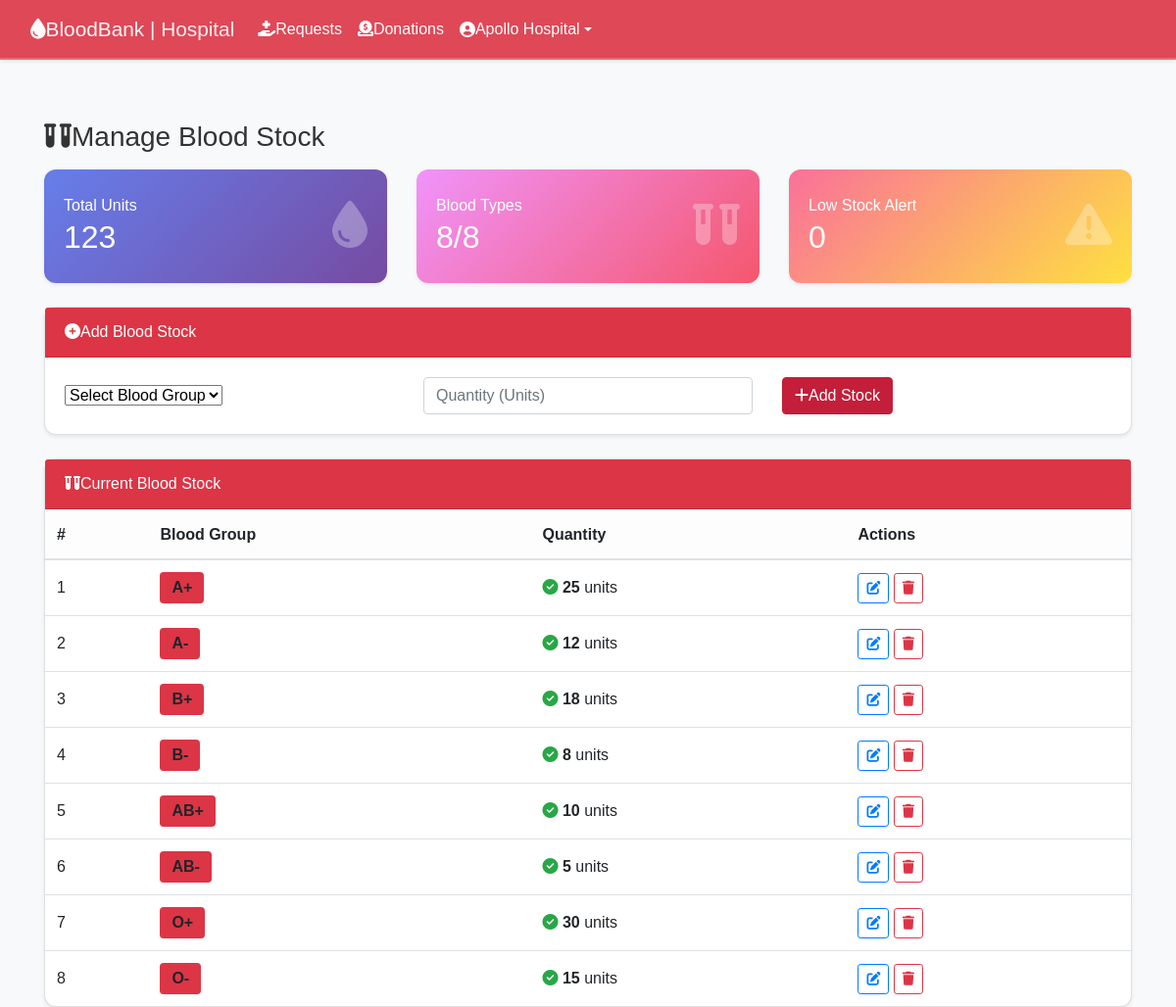
The app's page /hospital/stock.php (signed in) with its own data.
### tables this page shows
CREATE TABLE `blood_stock` (
  `stock_id` int(11) NOT NULL AUTO_INCREMENT,
  `hospital_id` int(11) NOT NULL,
  `blood_group` enum('A+','A-','B+','B-','AB+','AB-','O+','O-') NOT NULL,
  `quantity` int(11) DEFAULT 0,
  `updated_at` timestamp NOT NULL DEFAULT current_timestamp() ON UPDATE current_timestamp(),
  PRIMARY KEY (`stock_id`),
  KEY `hospital_id` (`hospital_id`),
  CONSTRAINT `blood_stock_ibfk_1` FOREIGN KEY (`hospital_id`) REFERENCES `users` (`user_id`) ON DELETE CASCADE
);

### hospital/stock.php (the view, shortened to what this page needs)
<?php
include "../includes/db.php";
$hospital_id = $_SESSION['user_id'];
$stmt = $conn->prepare("SELECT * FROM blood_stock WHERE hospital_id=? ORDER BY blood_group ASC");
$stmt->bind_param("i", $hospital_id);
$stmt->execute();
$stocks = $stmt->get_result();
?>
<!DOCTYPE html>
<html lang="en">
<head>
    <?php include "head.php"; ?>
    <link rel="stylesheet" href="../assets/css/bootstrap.min.css">
    <link rel="stylesheet" href="../assets/css/hospital.css">
    <link rel="stylesheet" href="https://cdnjs.cloudflare.com/ajax/libs/font-awesome/6.5.0/css/all.min.css">
</head>
<body>
    <?php include "header.php"; ?>
    <div class="container mt-5">
        <h3><i class="fas fa-vials me-2"></i>Manage Blood Stock</h3>
        <div class="row g-3 mt-3 mb-4">
            <?php
            $hospital_id = $_SESSION['user_id'];
            $stmt = $conn->prepare("SELECT SUM(quantity) as total FROM blood_stock WHERE hospital_id=?");
            $stmt->bind_param("i", $hospital_id);
            $stmt->execute();
            $total_units = $stmt->get_result()->fetch_assoc()['total'] ?? 0;
            $stmt = $conn->prepare("SELECT COUNT(*) as count FROM blood_stock WHERE hospital_id=? AND quantity < 5");
            $stmt->bind_param("i", $hospital_id);
            $stmt->execute();
            $low_stock = $stmt->get_result()->fetch_assoc()['count'] ?? 0;
            $stmt = $conn->prepare("SELECT COUNT(DISTINCT blood_group) as count FROM blood_stock WHERE hospital_id=?");
            $stmt->bind_param("i", $hospital_id);
            $stmt->execute();
            $blood_types = $stmt->get_result()->fetch_assoc()['count'] ?? 0;
            ?>
            <div class="col-md-4">
                <div class="card border-0 shadow-sm" style="background: linear-gradient(135deg, #667eea 0%, #764ba2 100%); color: white;">
                    <div class="card-body">
                        <div class="d-flex justify-content-between align-items-center">
                            <div>
                                <h6 class="mb-1 opacity-75">Total Units</h6>
                                <h2 class="mb-0 fw-bold"><?php echo $total_units; ?></h2>
                            </div>
                            <div style="font-size: 3rem; opacity: 0.3;">
                                <i class="fas fa-tint"></i>
                            </div>
                        </div>
                    </div>
                </div>
            </div>
            <div class="col-md-4">
                <div class="card border-0 shadow-sm" style="background: linear-gradient(135deg, #f093fb 0%, #f5576c 100%); color: white;">
                    <div class="card-body">
                        <div class="d-flex justify-content-between align-items-center">
                            <div>
                                <h6 class="mb-1 opacity-75">Blood Types</h6>
                                <h2 class="mb-0 fw-bold"><?php echo $blood_types; ?>/8</h2>
                            </div>
                            <div style="font-size: 3rem; opacity: 0.3;">
                                <i class="fas fa-vials"></i>
                            </div>
                        </div>
                    </div>
                </div>
            </div>
            <div class="col-md-4">
                <div class="card border-0 shadow-sm" style="background: linear-gradient(135deg, #fa709a 0%, #fee140 100%); color: white;">
                    <div class="card-body">
                        <div class="d-flex justify-content-between align-items-center">
                            <div>
                                <h6 class="mb-1 opacity-75">Low Stock Alert</h6>
                                <h2 class="mb-0 fw-bold"><?php echo $low_stock; ?></h2>
                            </div>
                            <div style="font-size: 3rem; opacity: 0.3;">
                                <i class="fas fa-exclamation-triangle"></i>
                            </div>
                        </div>
                    </div>
                </div>
            </div>
        </div>
        <div class="card mt-4 mb-4 shadow-sm">
            <div class="card-header bg-danger text-white">
                <i class="fas fa-plus-circle me-2"></i>Add Blood Stock
            </div>
            <div class="card-body">
                <form method="POST" class="row g-3 align-items-center">
                    <div class="col-md-4">
                        <select name="blood_group" class="form-select" required>
                            <option value="">Select Blood Group</option>
                        </select>
                    </div>
                    <div class="col-md-4">
                        <input type="number" name="quantity" class="form-control" placeholder="Quantity (Units)" required>
                    </div>
                    <div class="col-md-4">
                        <button type="submit" name="add_stock" class="btn btn-danger"><i class="fas fa-plus me-1"></i>Add Stock</button>
                    </div>
                </form>
            </div>
        </div>
        <div class="card shadow-sm">
            <div class="card-header bg-danger text-white">
                <i class="fas fa-vials me-2"></i>Current Blood Stock
            </div>
            <div class="card-body p-0">
                <table class="table table-hover mb-0">
                    <thead class="table-light">
                        <tr>
                            <th>#</th>
                            <th>Blood Group</th>
                            <th>Quantity</th>
                            <th>Actions</th>
                        </tr>
                    </thead>
                    <tbody>
                        <?php if ($stocks->num_rows > 0) {
                            $i = 1;
                            while ($row = $stocks->fetch_assoc()) {
                                $stock_class = '';
                                $stock_icon = '';
                                if ($row['quantity'] == 0) {
                                    $stock_class = 'table-danger';
                                    $stock_icon = '<i class="fas fa-times-circle text-danger me-2"></i>';
                                } elseif ($row['quantity'] < 5) {
                                    $stock_class = 'table-warning';
                                    $stock_icon = '<i class="fas fa-exclamation-triangle text-warning me-2"></i>';
                                } else {
                                    $stock_icon = '<i class="fas fa-check-circle text-success me-2"></i>';
                                }
                        ?>
                                <tr class="<?php echo $stock_class; ?>">
                                    <td><?php echo $i++; ?></td>
                                    <td>
                                        <span class="badge bg-danger" style="font-size: 1rem; padding: 8px 12px;">
                                            <?php echo $row['blood_group']; ?>
                                        </span>
                                    </td>
                                    <td>
                                        <?php echo $stock_icon; ?>
                                        <strong><?php echo $row['quantity']; ?></strong> units
                                    </td>
                                    <td>
                                        <button class="btn btn-sm btn-outline-primary" data-bs-toggle="modal" data-bs-target="#editModal<?php echo $row['stock_id']; ?>">
                                            <i class="fas fa-edit"></i>
                                        </button>
                                        <a href="?delete=<?php echo $row['stock_id']; ?>" class="btn btn-sm btn-outline-danger" onclick="return confirm('Are you sure to delete?')">
                                            <i class="fas fa-trash"></i>
                                        </a>
                                    </td>
                                </tr>
                            <?php }
                        } else { ?>
                            <tr>
                                <td colspan="4" class="text-center">No blood stock available</td>
                            </tr>
                        <?php } ?>
                    </tbody>
                </table>
            </div>
        </div>
    </div>
</body>
</html>

### assets/css/style.css (style rules this page uses)
body, html { height: 100%; margin: 0; font-family: 'Segoe UI', Tahoma, Geneva, Verdana, sans-serif; }
a { text-decoration: none; }
.btn-danger { background-color: #C41E3A; border-color: #C41E3A; }
input, select, textarea, button { outline: none !important; }
:root { --brand-red: #C41E3A; --brand-blue: #2C5F8B; --light-bg: #f9f9f9; --dark-text: #333; --radius-lg: 12px; --shadow-soft: 0 4px 10px rgba(0,0,0,0.08); }
body { font-family: "Segoe UI", Roboto, sans-serif; color: var(--dark-text); background: var(--light-bg); line-height: 1.6; }

### hospital/css/hospital.css (style rules this page uses)
body { background-color: #f8f9fa; font-family: 'Poppins', sans-serif; }
.card { border-radius: 12px; box-shadow: 0 4px 20px rgba(0,0,0,0.08); transition: 0.3s; }
.table th, .table td { vertical-align: middle !important; }

### records on screen
blood_stock: blood_group "A+", quantity "25"
blood_stock: blood_group "A-", quantity "12"
blood_stock: blood_group "B+", quantity "18"
blood_stock: blood_group "B-", quantity "8"
blood_stock: blood_group "AB+", quantity "10"
blood_stock: blood_group "AB-", quantity "5"
blood_stock: blood_group "O+", quantity "30"
blood_stock: blood_group "O-", quantity "15"

### other values on screen
$name "Apollo Hospital"
$total_units "123"
$blood_types "8"
$low_stock "0"
